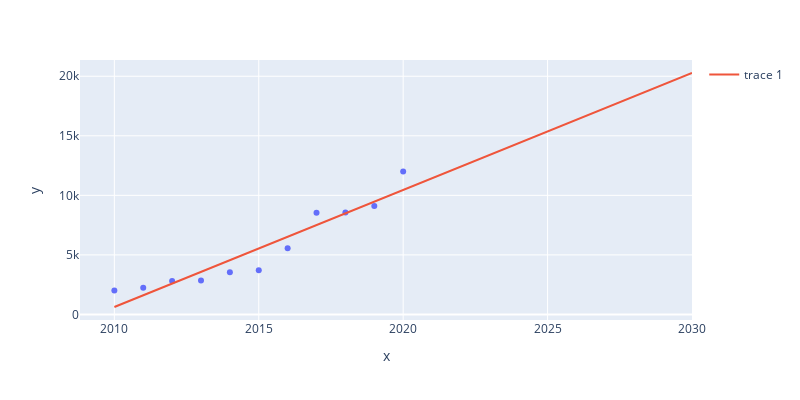

Notebook code cell kept with this figure:
### Markdown cell above
# Plotting with plotly

### Code cell
import plotly.express as px

lr = LinearRegression()
lr.fit(np_x, y)

fig = px.scatter(x = x, y = y)
fig.add_scatter(x = pred, y = lr.predict(np_pred), mode = "lines")

fig.update_layout(autosize = False, width = 800, height = 400)
fig.show()

### Figure 1 — Plotly figure (JSON) as saved in the notebook; plotly's stock layout.template omitted (floating-point values rounded to 4 significant figures)
{"data": [{"hovertemplate": "x=%{x}<br>y=%{y}<extra></extra>", "legendgroup": "", "marker": {"color": "#636efa", "symbol": "circle"}, "mode": "markers", "name": "", "orientation": "v", "showlegend": false, "type": "scatter", "x": [2010, 2011, 2012, 2013, 2014, 2015, 2016, 2017, 2018, 2019, 2020], "xaxis": "x", "y": [2000, 2250, 2800, 2850, 3542, 3707, 5556, 8544, 8555, 9100, 12000], "yaxis": "y"}, {"mode": "lines", "type": "scatter", "x": [2010, 2011, 2012, 2013, 2014, 2015, 2016, 2017, 2018, 2019, 2020, 2021, 2022, 2023, 2024, 2025, 2026, 2027, 2028, 2029, 2030], "y": [624.6, 1607.0, 2589.0, 3572.0, 4554.0, 5537.0, 6519.0, 7502.0, 8484.0, 9466.0, 10450.0, 11430.0, 12410.0, 13400.0, 14380.0, 15361, 16340.0, 17330.0, 18310.0, 19290.0, 20270.0]}], "layout": {"autosize": false, "height": 400, "legend": {"tracegroupgap": 0}, "margin": {"t": 60}, "width": 800, "xaxis": {"anchor": "y", "autorange": true, "domain": [0, 1], "range": [2009.0, 2030], "title": {"text": "x"}, "type": "linear"}, "yaxis": {"anchor": "x", "autorange": true, "domain": [0, 1], "range": [-467.0, 21360.0], "title": {"text": "y"}, "type": "linear"}}}
